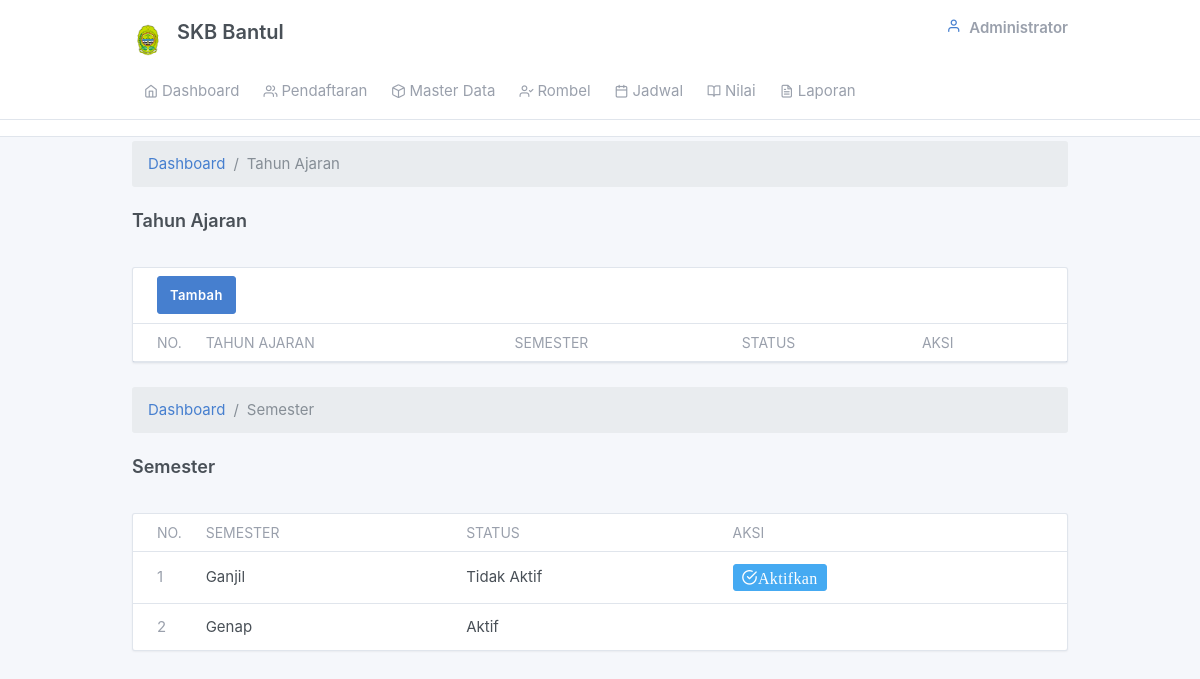
The page /admin/ta.php on the database as committed earlier.
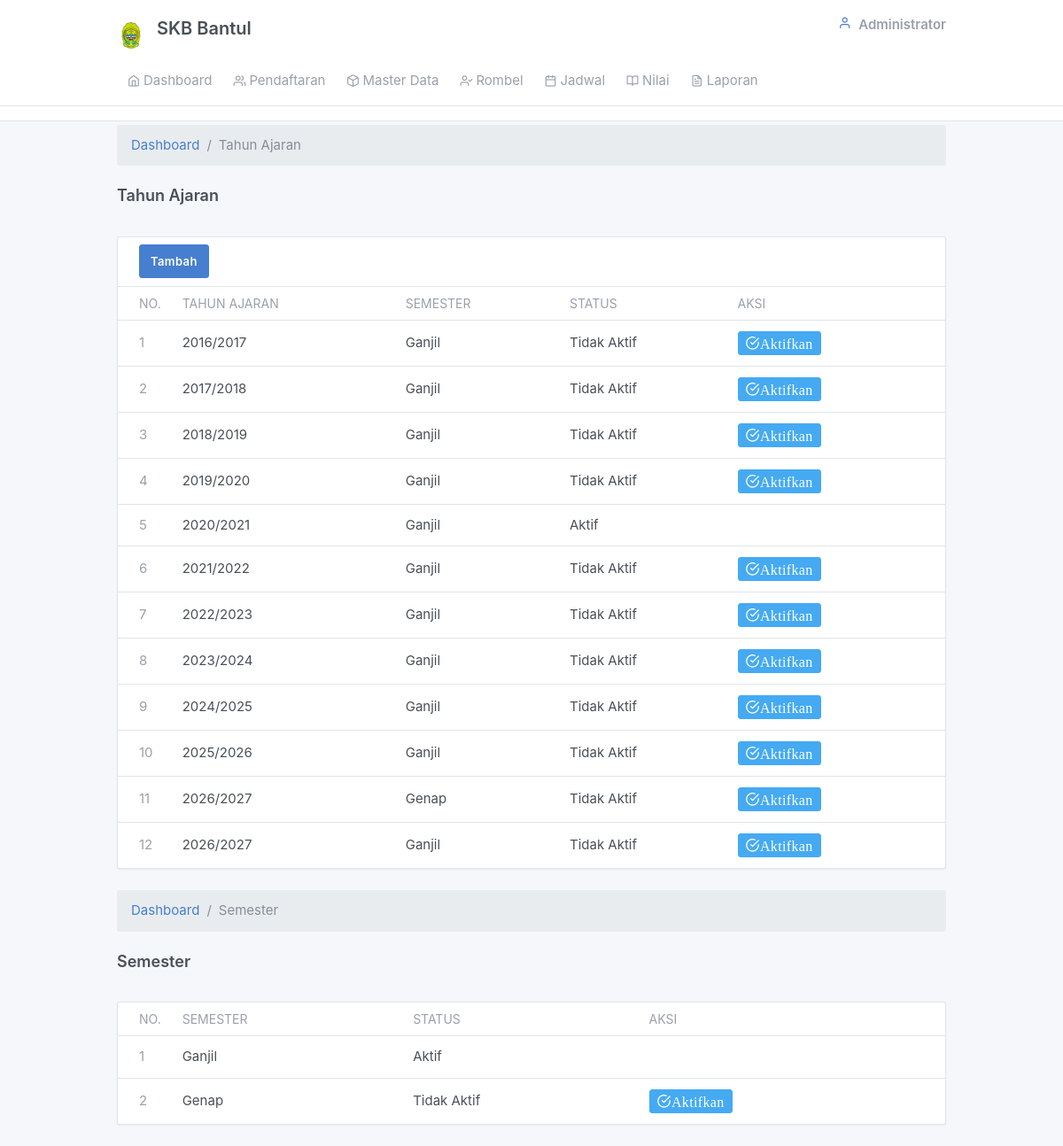
The same page on the database as committed later.
### tables this page shows
CREATE TABLE `tb_semester` (
  `semester_id` int(11) NOT NULL,
  `semester` varchar(7) NOT NULL,
  `semester_status` varchar(12) NOT NULL DEFAULT 'Tidak Aktif'
);

CREATE TABLE `tb_tahunajaran` (
  `ta_id` int(11) NOT NULL,
  `semester_id` int(11) NOT NULL,
  `ta_nama` varchar(12) NOT NULL,
  `ta_status` varchar(12) NOT NULL DEFAULT 'Tidak Aktif'
);

### admin/ta.php (the view, shortened to what this page needs)
 <?php
  include "../config/connection.php";
 ?>
 <div class="my-3 my-md-1">
  <div class="container">
          <ol class="breadcrumb">
            <li class="breadcrumb-item">
              <a href="../index.php">Dashboard</a>
            </li>
            <li class="breadcrumb-item active">Tahun Ajaran</li>
          </ol>
    <div class="page-header">
      <h4 class="">
        Tahun Ajaran
      </h4>
    </div>
      <div class="">
        <div class="card">
          <div class="card-header">
          <a href="?page=ta&action=lihat&tambahkan=tambah"" class="btn btn-primary" role="button">Tambah</a>
          </div>
          <div class="table-responsive">
            <table class="table card-table table-vcenter text-nowrap datatable">
              <thead>
                <tr>
                  <th class="w-2">No.</th>
                  <th>Tahun Ajaran</th>
                  <th>Semester</th>
                  <th>Status</th>
                  <th>Aksi</th>
                </tr>
              </thead>
              <tbody>
              <?php
                $no=1;
                $query=mysqli_query($connect, "SELECT a.* , b.semester from tb_tahunajaran as a join tb_semester as b on b.semester_id = a.semester_id");
                $cek= mysqli_num_rows($query);
                if($cek>0){
                  while ($data= mysqli_fetch_array($query)) {
              ?>
                <tr>
                  <td><span class="text-muted"><?php echo $no;?></span></td>
                  <td><?php echo $data['ta_nama'];?></td>
                  <td><?php echo $data['semester'];?></td>
                  <td><?php echo $data['ta_status'];?></td>
                  <td class="text-left">
                    <?php
                      if($data['ta_status']=='Tidak Aktif'){
                    ?>
                    <a href="?page=semester&action=lihat&aktifne=aktif&idthajaran=<?php echo $data['ta_id'] ?>"  onclick="return confirm('Yakin Merubah Status Semester?')" class="btn btn-info btn-sm"><i class="fe fe-check-circle">Aktifkan</i></a>
                    <?php } ?>
                  </td>
                </tr>
          <?php $no++;}} ?>
              </tbody>
            </table>
          </div>
        </div>
      </div>
    </div>
  </div>
<div class="my-3 my-md-1">
  <div class="container">
          <ol class="breadcrumb">
            <li class="breadcrumb-item">
              <a href="../index.php">Dashboard</a>
            </li>
            <li class="breadcrumb-item active">Semester</li>
          </ol>
    <div class="page-header">
      <h4 class="">
        Semester
      </h4>
    </div>
      <div class="">
        <div class="card">
          <div class="table-responsive">
            <table class="table card-table table-vcenter text-nowrap datatable">
              <thead>
                <tr>
                  <th class="w-2">No.</th>
                  <th>Semester</th>
                  <th>Status</th>
                  <th>Aksi</th>
                </tr>
              </thead>
              <tbody>
              <?php
                $no=1;
                $query=mysqli_query($connect, "SELECT * from tb_semester");
                $cek= mysqli_num_rows($query);
                if($cek>0){
                  while ($data= mysqli_fetch_array($query)) {
              ?>
                <tr>
                  <td><span class="text-muted"><?php echo $no;?></span></td>
                  <td><?php echo $data['semester'];?></td>
                  <td><?php echo $data['semester_status'];?></td>
                  <td class="text-left">
                    <?php
                      if($data['semester_status']=='Tidak Aktif'){
                    ?>
                    <a href="?page=semester&action=lihat&aktifkan=aktif&idsem=<?php echo $data['semester_id'] ?>"  onclick="return confirm('Yakin Merubah Status Semester?')" class="btn btn-info btn-sm"><i class="fe fe-check-circle">Aktifkan</i></a>
                    <?php } ?>
                  </td>
                </tr>
          <?php $no++;}} ?>
              </tbody>
            </table>
          </div>
        </div>
      </div>
    </div>
  </div>

Rows that differ between the two databases and show on the page:
now on this page (row edited): tb_tahunajaran: ta_nama "2016/2017", semester.semester "Ganjil", ta_status "Tidak Aktif"
now on this page (row edited): tb_tahunajaran: ta_nama "2017/2018", semester.semester "Ganjil", ta_status "Tidak Aktif"
now on this page (row edited): tb_tahunajaran: ta_nama "2018/2019", semester.semester "Ganjil", ta_status "Tidak Aktif"
now on this page (row edited): tb_tahunajaran: ta_nama "2019/2020", semester.semester "Ganjil", ta_status "Tidak Aktif"
now on this page (row edited): tb_tahunajaran: ta_nama "2020/2021", semester.semester "Ganjil", ta_status "Aktif"
now on this page (row edited): tb_tahunajaran: ta_nama "2021/2022", semester.semester "Ganjil", ta_status "Tidak Aktif"
now on this page (row edited): tb_tahunajaran: ta_nama "2022/2023", semester.semester "Ganjil", ta_status "Tidak Aktif"
now on this page (row edited): tb_tahunajaran: ta_nama "2023/2024", semester.semester "Ganjil", ta_status "Tidak Aktif"
added tb_tahunajaran: ta_nama "2024/2025", semester.semester "Ganjil", ta_status "Tidak Aktif"
added tb_tahunajaran: ta_nama "2025/2026", semester.semester "Ganjil", ta_status "Tidak Aktif"
added tb_tahunajaran: ta_nama "2026/2027", semester.semester "Genap", ta_status "Tidak Aktif"
added tb_tahunajaran: ta_nama "2026/2027", semester.semester "Ganjil", ta_status "Tidak Aktif"
changed tb_semester "Ganjil": semester_status "Tidak Aktif" → "Aktif"; no longer shows "Aktifkan"
changed tb_semester "Genap": semester_status "Aktif" → "Tidak Aktif"; now shows "Aktifkan"
